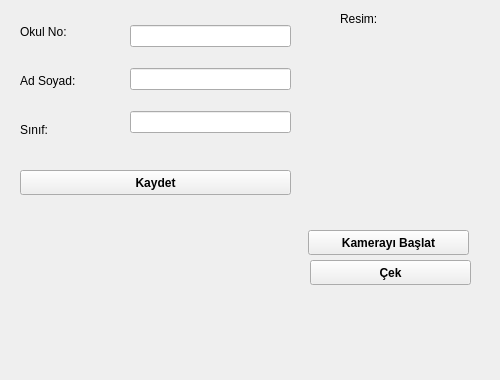
<?xml version="1.0" encoding="UTF-8"?>
<ui version="4.0">
 <class>Form</class>
 <widget class="QWidget" name="Form">
  <property name="geometry">
   <rect>
    <x>0</x>
    <y>0</y>
    <width>500</width>
    <height>380</height>
   </rect>
  </property>
  <property name="windowTitle">
   <string>Kişi Ekle</string>
  </property>
  <widget class="QLabel" name="label_4">
   <property name="geometry">
    <rect>
     <x>340</x>
     <y>10</y>
     <width>67</width>
     <height>17</height>
    </rect>
   </property>
   <property name="text">
    <string>Resim:</string>
   </property>
  </widget>
  <widget class="QLabel" name="lbResim">
   <property name="geometry">
    <rect>
     <x>310</x>
     <y>30</y>
     <width>161</width>
     <height>191</height>
    </rect>
   </property>
   <property name="text">
    <string/>
   </property>
   <property name="pixmap">
    <pixmap>../../../Masaüstü/nobody.png</pixmap>
   </property>
   <property name="scaledContents">
    <bool>true</bool>
   </property>
  </widget>
  <widget class="QPushButton" name="btnDegistir">
   <property name="geometry">
    <rect>
     <x>308</x>
     <y>230</y>
     <width>161</width>
     <height>25</height>
    </rect>
   </property>
   <property name="font">
    <font>
     <weight>75</weight>
     <bold>true</bold>
    </font>
   </property>
   <property name="text">
    <string>Kamerayı Başlat</string>
   </property>
  </widget>
  <widget class="QPushButton" name="btnCek">
   <property name="geometry">
    <rect>
     <x>310</x>
     <y>260</y>
     <width>161</width>
     <height>25</height>
    </rect>
   </property>
   <property name="font">
    <font>
     <weight>75</weight>
     <bold>true</bold>
    </font>
   </property>
   <property name="text">
    <string>Çek</string>
   </property>
  </widget>
  <widget class="QWidget" name="layoutWidget">
   <property name="geometry">
    <rect>
     <x>20</x>
     <y>10</y>
     <width>101</width>
     <height>141</height>
    </rect>
   </property>
   <layout class="QVBoxLayout" name="verticalLayout">
    <item>
     <widget class="QLabel" name="label_2">
      <property name="text">
       <string>Okul No:</string>
      </property>
     </widget>
    </item>
    <item>
     <widget class="QLabel" name="label">
      <property name="text">
       <string>Ad Soyad:</string>
      </property>
     </widget>
    </item>
    <item>
     <widget class="QLabel" name="label_3">
      <property name="text">
       <string>Sınıf:</string>
      </property>
     </widget>
    </item>
   </layout>
  </widget>
  <widget class="QWidget" name="layoutWidget">
   <property name="geometry">
    <rect>
     <x>130</x>
     <y>10</y>
     <width>161</width>
     <height>141</height>
    </rect>
   </property>
   <layout class="QVBoxLayout" name="verticalLayout_2">
    <item>
     <widget class="QLineEdit" name="lbOkulNo"/>
    </item>
    <item>
     <widget class="QLineEdit" name="lbAdSoyad"/>
    </item>
    <item>
     <widget class="QLineEdit" name="lbSinif"/>
    </item>
   </layout>
  </widget>
  <widget class="QPushButton" name="btnKaydet">
   <property name="geometry">
    <rect>
     <x>20</x>
     <y>170</y>
     <width>271</width>
     <height>25</height>
    </rect>
   </property>
   <property name="font">
    <font>
     <weight>75</weight>
     <bold>true</bold>
    </font>
   </property>
   <property name="text">
    <string>Kaydet</string>
   </property>
  </widget>
 </widget>
 <resources/>
 <connections/>
</ui>
